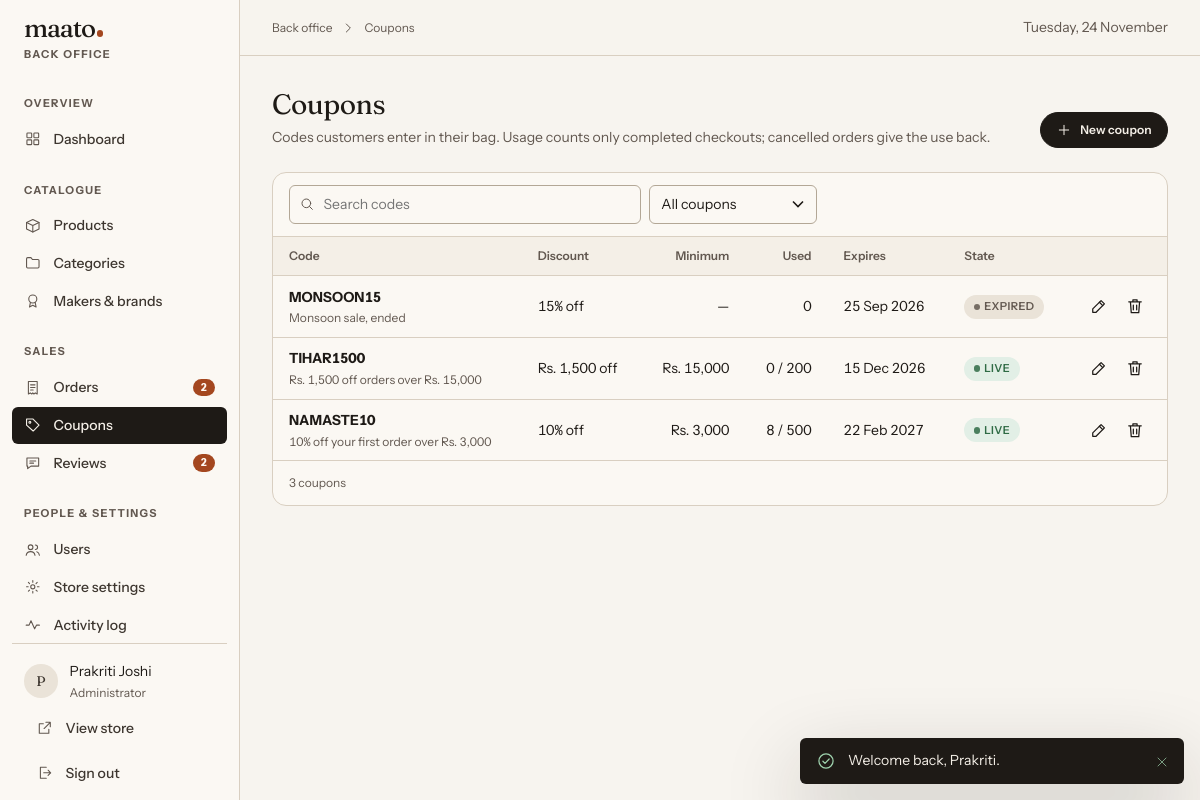
/suman-ecom/admin/coupons (signed in), run on the app's committed database.
### tables this page shows
CREATE TABLE users (
    id            INT UNSIGNED     NOT NULL AUTO_INCREMENT,
    role_id       TINYINT UNSIGNED NOT NULL,
    name          VARCHAR(120)     NOT NULL,
    email         VARCHAR(190)     NOT NULL,
    phone         VARCHAR(20)      NULL,
    password_hash VARCHAR(255)     NOT NULL,
    avatar_path   VARCHAR(255)     NULL,
    is_blocked    TINYINT(1)       NOT NULL DEFAULT 0,
    last_login_at DATETIME         NULL,
    created_at    DATETIME         NOT NULL DEFAULT CURRENT_TIMESTAMP,
    updated_at    DATETIME         NOT NULL DEFAULT CURRENT_TIMESTAMP ON UPDATE CURRENT_TIMESTAMP,
    PRIMARY KEY (id),
    UNIQUE KEY uq_users_email (email),
    KEY idx_users_role (role_id),
    KEY idx_users_created (created_at),
    CONSTRAINT fk_users_role FOREIGN KEY (role_id) REFERENCES roles (id) ON UPDATE CASCADE
);

CREATE TABLE roles (
    id          TINYINT UNSIGNED NOT NULL AUTO_INCREMENT,
    slug        VARCHAR(20)  NOT NULL,
    name        VARCHAR(50)  NOT NULL,
    description VARCHAR(255) NULL,
    PRIMARY KEY (id),
    UNIQUE KEY uq_roles_slug (slug)
);

CREATE TABLE coupons (
    id             INT UNSIGNED  NOT NULL AUTO_INCREMENT,
    code           VARCHAR(30)   NOT NULL,
    description    VARCHAR(160)  NULL,
    type           ENUM('percent','fixed') NOT NULL,
    value          DECIMAL(10,2) NOT NULL,
    min_cart_value DECIMAL(12,2) NOT NULL DEFAULT 0,
    usage_limit    INT UNSIGNED  NULL,
    used_count     INT UNSIGNED  NOT NULL DEFAULT 0,
    starts_at      DATETIME      NULL,
    expires_at     DATETIME      NULL,
    is_active      TINYINT(1)    NOT NULL DEFAULT 1,
    created_at     DATETIME      NOT NULL DEFAULT CURRENT_TIMESTAMP,
    updated_at     DATETIME      NOT NULL DEFAULT CURRENT_TIMESTAMP ON UPDATE CURRENT_TIMESTAMP,
    PRIMARY KEY (id),
    UNIQUE KEY uq_coupons_code (code),
    CONSTRAINT chk_coupons_value CHECK (value > 0 AND (type <> 'percent' OR value <= 100))
);

### app/Views/admin/coupons/_table.php (the view, shortened to what the rows shown need)
<?php $dt = static fn (?string $v) => $v ? date('Y-m-d\TH:i', strtotime($v)) : ''; ?>
<div class="table-wrap">
  <table class="data-table">
    <thead>
      <tr>
        <?= sort_th('Code', 'code', $filters) ?>
        <th scope="col">Discount</th>
        <th scope="col" class="num">Minimum</th>
        <?= sort_th('Used', 'used', $filters, 'num') ?>
        <?= sort_th('Expires', 'expires', $filters) ?>
        <th scope="col">State</th>
        <th scope="col" class="col-actions"><span class="visually-hidden">Actions</span></th>
      </tr>
    </thead>
    <tbody>
      <?php foreach ($result['items'] as $c):
          $expired = $c['expires_at'] && strtotime($c['expires_at']) <= time();
          $usedUp = $c['usage_limit'] !== null && (int) $c['used_count'] >= (int) $c['usage_limit'];
          $scheduled = $c['starts_at'] && strtotime($c['starts_at']) > time();
          [$tone, $state] = !$c['is_active'] ? ['neutral', 'Off'] : ($expired ? ['neutral', 'Expired'] : ($usedUp ? ['warning', 'Used up'] : ($scheduled ? ['info', 'Scheduled'] : ['success', 'Live'])));
      ?>
        <tr>
          <td><strong><?= e($c['code']) ?></strong><?php if ($c['description']): ?><span class="cell-sub"><?= e($c['description']) ?></span><?php endif; ?></td>
          <td><?= $c['type'] === 'percent' ? e(rtrim(rtrim($c['value'], '0'), '.')) . '% off' : e(money($c['value'])) . ' off' ?></td>
          <td class="num"><?= (float) $c['min_cart_value'] > 0 ? e(money($c['min_cart_value'])) : '—' ?></td>
          <td class="num"><?= (int) $c['used_count'] ?><?= $c['usage_limit'] !== null ? ' / ' . (int) $c['usage_limit'] : '' ?></td>
          <td><?= $c['expires_at'] ? e(format_date($c['expires_at'], 'j M Y')) : 'Never' ?></td>
          <td><span class="badge badge--<?= $tone ?>"><?= $state ?></span></td>
          <td class="col-actions">
            <span class="row-actions">
              <button class="icon-btn" type="button" aria-label="Edit <?= e($c['code']) ?>" data-edit-record="coupon-form" data-id="<?= (int) $c['id'] ?>"
                      data-record="<?= e(json_encode(['code' => $c['code'], 'description' => $c['description'], 'type' => $c['type'], 'value' => $c['value'], 'min_cart_value' => $c['min_cart_value'], 'usage_limit' => $c['usage_limit'], 'starts_at' => $dt($c['starts_at']), 'expires_at' => $dt($c['expires_at']), 'is_active' => (bool) $c['is_active']])) ?>"><?= icon('edit') ?></button>
              <form method="post" action="<?= e(route('admin.coupons.destroy', ['id' => $c['id']])) ?>" data-confirm="Delete coupon <?= e($c['code']) ?>? Customers will no longer be able to use it.">
                <button class="icon-btn" type="submit" aria-label="Delete <?= e($c['code']) ?>"><?= icon('trash') ?></button>
              </form>
            </span>
          </td>
        </tr>
      <?php endforeach; ?>
    </tbody>
  </table>
</div>
<?php partial('admin/partials/table-foot', ['result' => $result, 'filters' => $filters, 'noun' => 'coupon']); ?>

### app/Core/helpers.php (shortened to what the rows shown need)
<?php
function config(string $key, mixed $default = null): mixed
{
    static $loaded = [];
    $parts = explode('.', $key);
    $file = array_shift($parts);
    if (!array_key_exists($file, $loaded)) {
        $path = BASE_PATH . "/config/{$file}.php";
        $loaded[$file] = is_file($path) ? require $path : [];
    }
    $value = $loaded[$file];
    foreach ($parts as $part) {
        $value = $value[$part];
    }
    return $value;
}
function e(mixed $value): string
{
    return htmlspecialchars((string) $value, ENT_QUOTES | ENT_SUBSTITUTE, 'UTF-8');
}
function base_path_url(): string
{
    return (string) parse_url(config('app.url'), PHP_URL_PATH);
}
function url(string $path = '/', array $query = []): string
{
    $query = array_filter($query, static fn ($v) => $v !== null && $v !== '' && $v !== []);
    $path = '/' . ltrim($path, '/');
    return base_path_url() . ($path === '/' ? '/' : $path) . ($query ? '?' . http_build_query($query) : '');
}
function route(string $name, array $params = []): string
{
    return App::router()->url($name, $params);
}
function asset(string $path): string
{
    $file = BASE_PATH . '/public/assets/' . ltrim($path, '/');
    $version = is_file($file) ? filemtime($file) : 0;
    return url('/assets/' . ltrim($path, '/')) . '?v=' . $version;
}
function icon(string $name, string $class = ''): string
{
    $href = e(asset('icons.svg')) . '#i-' . e($name);
    return '<svg class="icon ' . e($class) . '" aria-hidden="true" focusable="false"><use href="' . $href . '"></use></svg>';
}
function partial(string $template, array $data = []): void
{
    echo View::capture($template, $data);
}
function setting(string $key, mixed $default = null): mixed
{
    return Settings::get($key, $default);
}
function nepali_group(string $integerDigits): string
{
    $last3 = substr($integerDigits, -3);
    $rest = substr($integerDigits, 0, -3);
    return preg_replace('/\B(?=(\d{2})+(?!\d))/', ',', $rest) . ',' . $last3;
}
function money(float|int|string|null $amount, bool $withSymbol = true): string
{
    $amount = round((float) $amount, 2);
    $negative = $amount < 0;
    [$int, $dec] = explode('.', number_format(abs($amount), 2, '.', ''));
    $formatted = nepali_group($int) . ($dec !== '00' ? '.' . $dec : '');
    $symbol = $withSymbol ? Settings::get('currency_symbol', 'Rs.') . ' ' : '';
    return ($negative ? '−' : '') . $symbol . $formatted;
}
function format_date(?string $datetime, string $format = 'j M Y'): string
{
    return $datetime ? date($format, strtotime($datetime)) : '—';
}
function plural(int $count, string $singular, ?string $plural = null): string
{
    return $count . ' ' . ($count === 1 ? $singular : ($plural ?? $singular . 's'));
}
function sort_th(string $label, string $key, array $filters, string $class = ''): string
{
    $active = ($filters['sort'] ?? '') === $key;
    $dir = $active && ($filters['dir'] ?? 'desc') === 'asc' ? 'desc' : 'asc';
    $query = array_merge(array_filter($filters, static fn ($v) => $v !== null && $v !== ''), ['sort' => $key, 'dir' => $dir]);
    unset($query['page']);
    $href = strtok($_SERVER['REQUEST_URI'] ?? '', '?') . '?' . http_build_query($query);
    $aria = $active ? ' aria-sort="' . (($filters['dir'] ?? 'desc') === 'asc' ? 'ascending' : 'descending') . '"' : '';
    $arrow = $active ? icon(($filters['dir'] ?? 'desc') === 'asc' ? 'chevron-up' : 'chevron-down') : '';
    return '<th scope="col" class="' . e($class) . '"' . $aria . '><a href="' . e($href) . '" data-table-link>' . e($label) . $arrow . '</a></th>';
}

### app/Views/admin/partials/table-foot.php (shortened to what the rows shown need)
<div class="table-foot">
  <span data-table-count><?= e(plural((int) $result['total'], $noun, $nouns ?? null)) ?><?php if ($result['pages'] > 1): ?> · page <?= (int) $result['page'] ?> of <?= (int) $result['pages'] ?><?php endif; ?></span>
</div>

### app/Views/layouts/admin.php (shortened to what the rows shown need)
<?php
$me = Auth::user();
?>
<!doctype html>
<html lang="en" class="no-js">
<head>
</head>
<body class="admin">
<div class="admin-shell">
  <aside class="sidebar" id="sidebar" data-sidebar>
    <div class="sidebar__foot">
      <div class="sidebar__user">
        <?php if ($me['avatar_path']): ?><img class="avatar" src="<?= e(media($me['avatar_path'])) ?>" alt=""><?php else: ?><span class="avatar" aria-hidden="true"><?= e(mb_strtoupper(mb_substr($me['name'], 0, 1))) ?></span><?php endif; ?>
        <span><?= e($me['name']) ?><small><?= e($me['role_name']) ?></small></span>
      </div>
    </div>
  </aside>
  <div>
    <main class="page" id="main" tabindex="-1">
      <?= $content ?>
    </main>
  </div>
</div>
</body>
</html>

### data on the page
users: name "P", name "Prakriti Joshi", role.name "Administrator"
coupons: code "MONSOON15", description "Monsoon sale, ended", value "15", used_count "0", expires_at "25 Sep 2026", state "EXPIRED", id "3 coupons"
coupons: code "TIHAR1500", description "Rs. 1,500 off orders over Rs. 15,000", value "Rs. 1,500", min_cart_value "Rs. 15,000", used_count "0", usage_limit "200", expires_at "15 Dec 2026", state "LIVE"
coupons: code "NAMASTE10", description "10% off your first order over Rs. 3,000", value "10", min_cart_value "Rs. 3,000", used_count "8", usage_limit "500", expires_at "22 Feb 2027", state "LIVE"

### other printed values
mb_strtolower(setting('store_name', 'Maato')) "maato"
$group "OVERVIEW"
$label "Dashboard"
$group "CATALOGUE"
$label "Products"
$label "Categories"
$label "Makers & brands"
$group "SALES"
$label "Orders"
$count "2"
$label "Coupons"
$label "Reviews"
$group "PEOPLE & SETTINGS"
$label "Users"
$label "Store settings"
